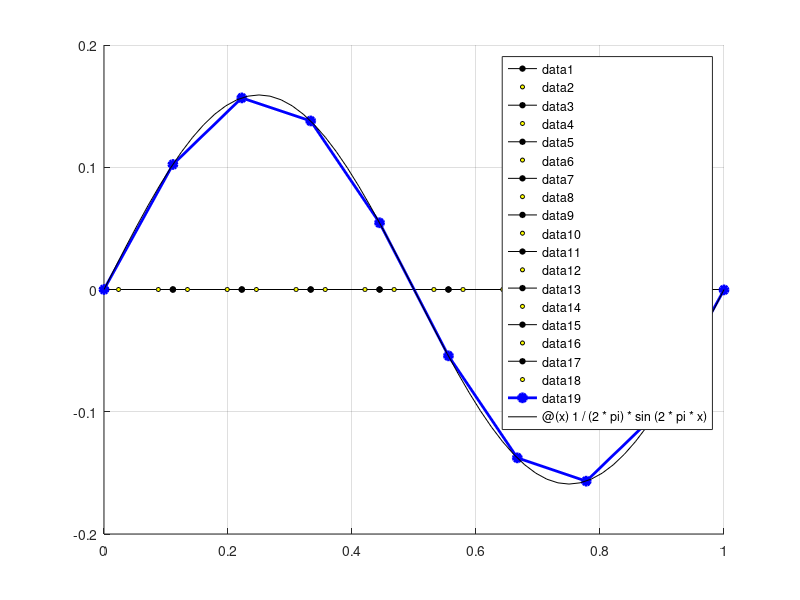

This figure's MATLAB source:
clear; close all; clc
%{
d^2u/dx^2 + 4·pi^2·u(x) = 0
u(0) = 0
du/dx(1) = 1
%}

% Node coordinates
n = 10;
p = linspace(0, 1, n);
number_of_nodes.old = numel(p);
 
% Connectivity
t = [1 : number_of_nodes.old  - 1; 2 : number_of_nodes.old]';
number_of_elements = size(t, 1);
 
% Add extra node in center of eache element
S = zeros(number_of_nodes.old);
counter = number_of_nodes.old + 1;
for e = 1 : number_of_elements
    nodes = t(e, :);
    p(:, counter) = mean(p(nodes(1 : 2 )));
    t(e, 3) = counter;
    counter = counter + 1;  
end
number_of_nodes.new = numel(p);
 
% c(x), lambda, f(x)
c = 1;
lambda = 4 * pi^2;
 
% Initialization of K, M and F
K = zeros(number_of_nodes.new);
M = zeros(number_of_nodes.new);
F = zeros(number_of_nodes.new, 1);
 
% Calculation of Ke, Fe & assembly of K and F
xi = 1/2 * [1 + 1/sqrt(3)  1 - 1/sqrt(3);
            1 - 1/sqrt(3)  1 + 1/sqrt(3)];
w = [1/2; 1/2];
 
hold on
for e = 1 : number_of_elements
   nodes = t(e, :);
   node_coords = p(nodes);
   plot(node_coords([1 2]), [0, 0], 'k-o', 'MarkerSize', 4, 'MarkerFaceColor', 'k');
   P = [ones(1, 3); node_coords; node_coords.^2];
   length_of_element = abs(det(P([1 2], [1 2])));
   
   % Integration points
   ip = xi * node_coords([1 2])';
   plot(ip, [0, 0], 'ko', 'MarkerSize', 3, 'MarkerFaceColor', 'y');
   
   % Calculate value of phi's at integration points
   IPS = [ones(1, 2); ip'; ip.^2'];   
   Phi = P \ IPS;
   
   % Calculate value of derivatives of phi's at integration points
   IPS_prime = [0 0; 1 1; 2 * ip'];
   Phi_prime = P \ IPS_prime;
   
   Ke = w(1) * Phi_prime(:, 1) * c * Phi_prime(:, 1)' * length_of_element + ...
        w(2) * Phi_prime(:, 2) * c * Phi_prime(:, 2)' * length_of_element;
    
   Me = w(1) * Phi(:, 1) * Phi(:, 1)' * length_of_element +...
        w(2) * Phi(:, 2) * Phi(:, 2)' * length_of_element;
      
   K(nodes, nodes) = K(nodes, nodes) + Ke;
   M(nodes, nodes) = M(nodes, nodes) + Me;
end
 
% Neumann boundary
q = c * 1;    
F(n) = F(n) + q; 
 
% Dirichlet boundary
A = (K - lambda * M);
A(1, :) = 0;
A(1, 1) = 1;
F(1) = 0;
 
% Solving
U = A \ F;
 
% Plotting
set(gcf, 'color', 'w')
plot(p(1 : number_of_nodes.old), U(1 : number_of_nodes.old), ... 
    'o-b', 'Linewidth', 2, 'MarkerSize', 6, 'MarkerFaceColor', 'b');
fplot(@(x) 1 / (2 * pi) * sin(2 * pi * x), [0, 1], 'k')
grid on